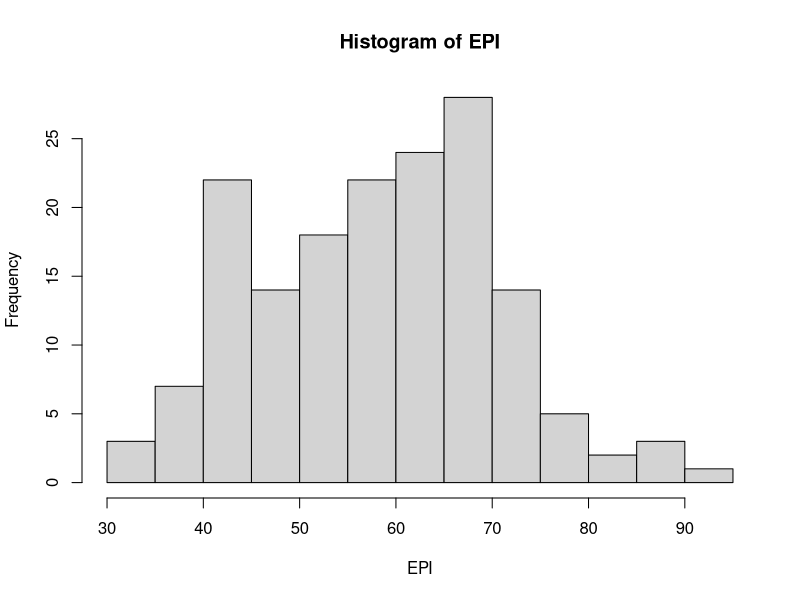
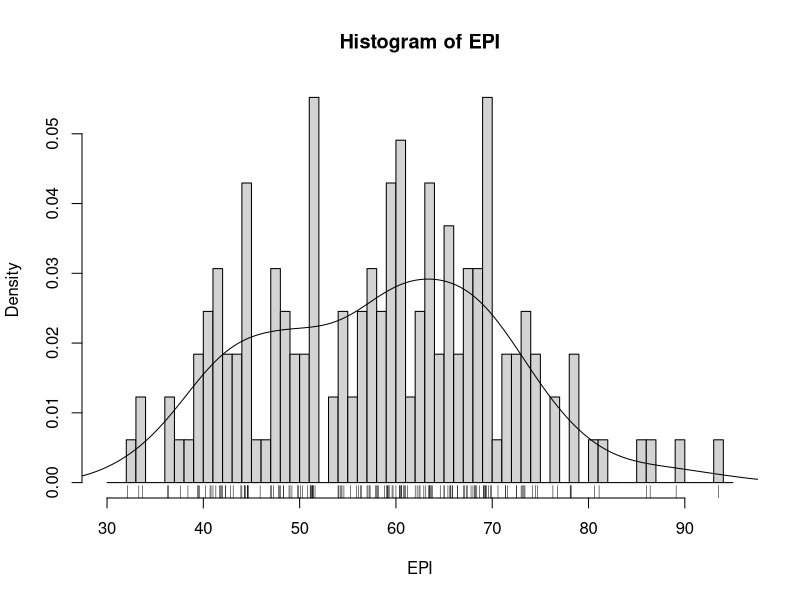
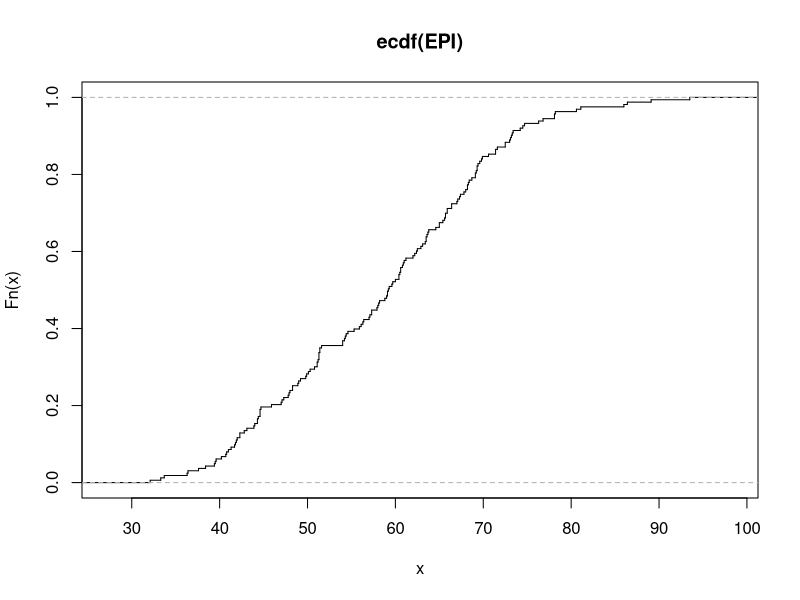
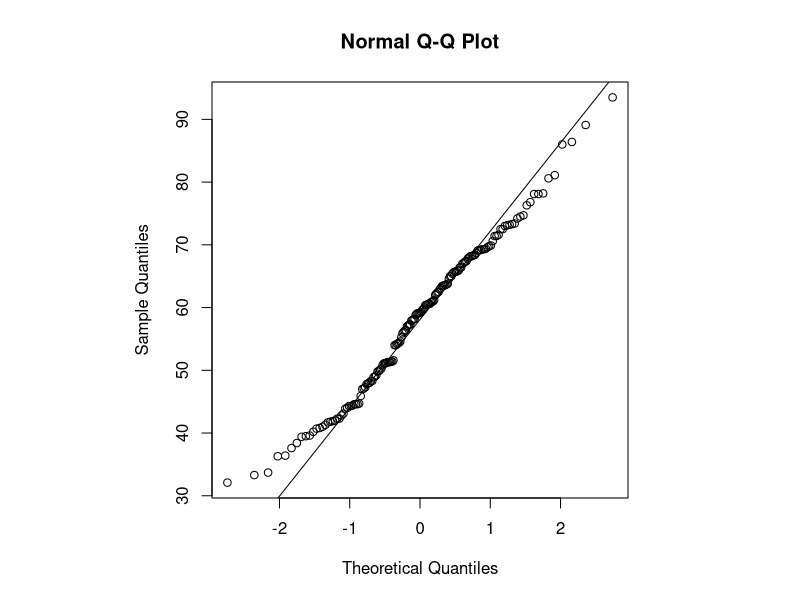
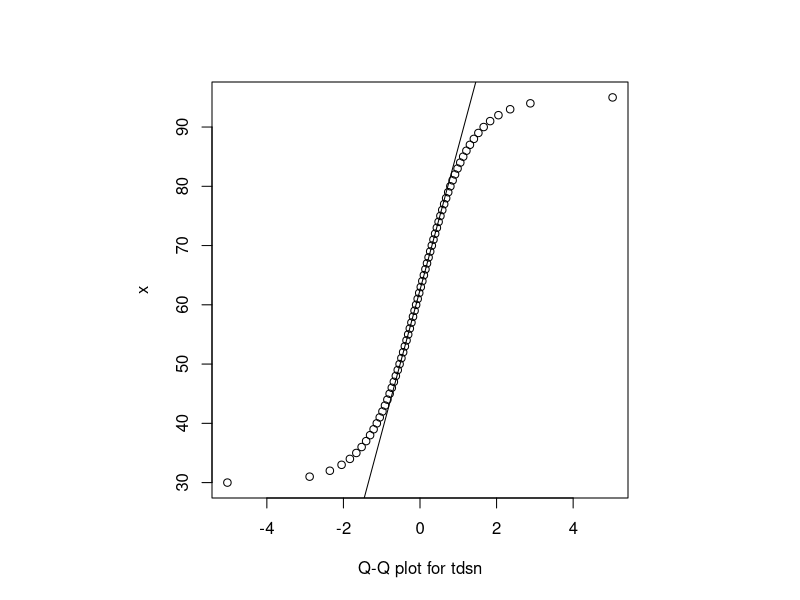

Generate these figures, in order, with R:
EPI_data <- read.csv("./Data/2010EPI_data.csv")
#or
#EPI_data <- read.xlsx("./Data/2010EPI_data.xls")
# Note: replace default data frame name – cannot start with numbers!
#?data.frame
#View(EPI_data)
#
attach(EPI_data) 	# sets the ‘default’ object
#fix(EPI_data) 	# launches a simple data editor
EPI 			# prints out values EPI_data$EPI
tf <- is.na(EPI) # records True values if the value is NA
E <- EPI[!tf] # filters out NA values, new array
summary(EPI)
stem(EPI)
hist(EPI)
hist(EPI, seq(30., 95., 1.0), prob=TRUE)
lines(density(EPI,na.rm=TRUE,bw="SJ"))
rug(EPI)

plot(ecdf(EPI), do.points=FALSE, verticals=TRUE)

par(pty="s")
qqnorm(EPI); qqline(EPI)

x<-seq(30,95,1)
qqplot(qt(ppoints(250), df = 5), x, xlab = "Q-Q plot for tdsn")
qqline(x)

#other data
#GRUMP_data <- read.csv("./Data/GPW3_GRUMP_SummaryInformation_2010.csv")
#attach(GRUMP_data)
#tf2 <- is.na(GRUMP_data)
#GRUMP_filt <- na.omit(GRUMP_data)